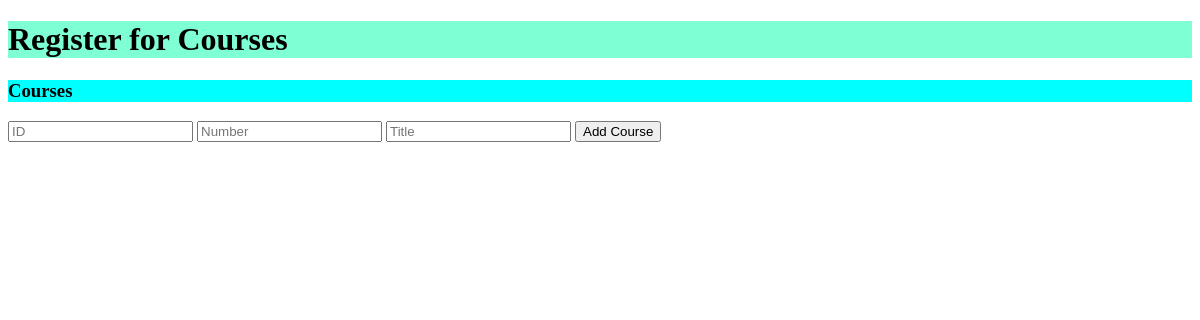
The app's page /, older data.
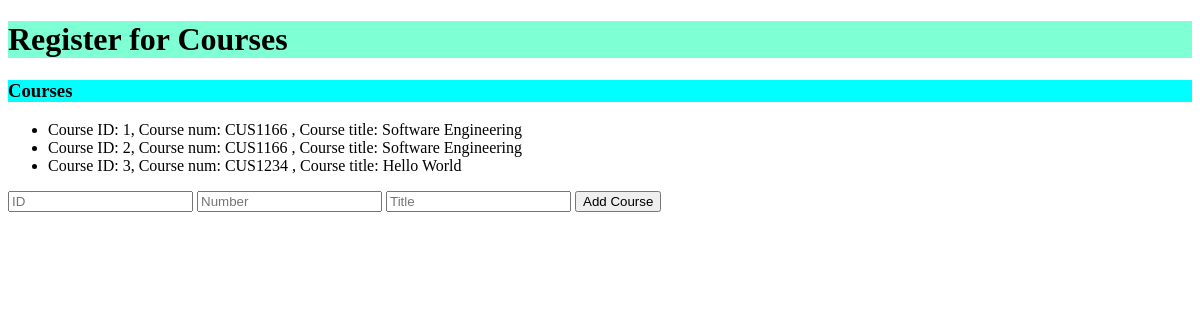
The same page, newer data.
### models.py (models this page shows, shortened)
class Course(db.Model):
    __tablename__ = "courses"
    id = db.Column(db.Integer, primary_key=True)
    course_number = db.Column(db.String, nullable=False)
    course_title = db.Column(db.String, nullable=False)
    students = db.relationship("RegisteredStudent", backref="courses", lazy=True)

### app.py (the view)
@app.route("/")
def index():
    courses = Course.query.all()
    return render_template('index.html', courses = courses)

### templates/index.html (shortened to what this page needs)
{% extends "layout.html" %}
  {% block content %}
  <h3 style="background-color: aqua;">Courses</h3>
  <ul>
    {% for course in courses %}
      <li>Course ID: {{course.id }}, Course num: {{course.course_number}} , Course title: {{course.course_title}} </li>
    {% endfor %}
  </ul>
  <div class="courses">
    <form action="{{url_for('add_course')}}" method="post">
      <input type="text" name="id" placeholder="ID">
      <input type="text" name="number" placeholder="Number">
      <input type="text" name="title" placeholder="Title">
      <button type="submit"> Add Course </button>
    </form>
  </div>
  {% endblock %}

Row changes from the older to the newer data that the page shows:
added Course: id "1", course_number "CUS1166", course_title "Software Engineering"
added Course: id "2", course_number "CUS1166", course_title "Software Engineering"
added Course: id "3", course_number "CUS1234", course_title "Hello World"
